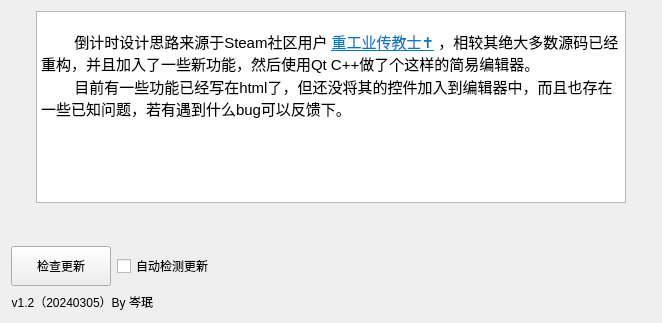
     <widget class="QWidget" name="tab_4">
      <attribute name="title">
       <string>关于</string>
      </attribute>
      <layout class="QVBoxLayout" name="verticalLayout_14">
       <item>
        <layout class="QHBoxLayout" name="horizontalLayout_24">
         <item>
          <spacer name="horizontalSpacer_18">
           <property name="orientation">
            <enum>Qt::Horizontal</enum>
           </property>
           <property name="sizeType">
            <enum>QSizePolicy::Preferred</enum>
           </property>
           <property name="sizeHint" stdset="0">
            <size>
             <width>13</width>
             <height>20</height>
            </size>
           </property>
          </spacer>
         </item>
         <item>
          <widget class="QTextBrowser" name="textBrowser">
           <property name="maximumSize">
            <size>
             <width>590</width>
             <height>16777215</height>
            </size>
           </property>
           <property name="html">
            <string>&lt;!DOCTYPE HTML PUBLIC &quot;-//W3C//DTD HTML 4.0//EN&quot; &quot;http://www.w3.org/TR/REC-html40/strict.dtd&quot;&gt;
&lt;html&gt;&lt;head&gt;&lt;meta name=&quot;qrichtext&quot; content=&quot;1&quot; /&gt;&lt;meta charset=&quot;utf-8&quot; /&gt;&lt;style type=&quot;text/css&quot;&gt;
p, li { white-space: pre-wrap; }
hr { height: 1px; border-width: 0; }
li.unchecked::marker { content: &quot;\2610&quot;; }
li.checked::marker { content: &quot;\2612&quot;; }
&lt;/style&gt;&lt;/head&gt;&lt;body style=&quot; font-family:'Microsoft YaHei UI'; font-size:9pt; font-weight:400; font-style:normal;&quot;&gt;
&lt;p style=&quot;-qt-paragraph-type:empty; margin-top:0px; margin-bottom:0px; margin-left:0px; margin-right:0px; -qt-block-indent:0; text-indent:0px;&quot;&gt;&lt;br /&gt;&lt;/p&gt;
&lt;p style=&quot; margin-top:0px; margin-bottom:0px; margin-left:0px; margin-right:0px; -qt-block-indent:0; text-indent:0px;&quot;&gt;&lt;span style=&quot; font-size:11pt;&quot;&gt;        倒计时设计思路来源于Steam社区用户 &lt;/span&gt;&lt;a href=&quot;https://steamcommunity.com/id/zhanggongpu/&quot;&gt;&lt;span style=&quot; font-size:11pt; text-decoration: underline; color:#0078d4;&quot;&gt;重工业传教士✝&lt;/span&gt;&lt;/a&gt;&lt;span style=&quot; font-size:11pt;&quot;&gt; ，相较其绝大多数源码已经重构，并且加入了一些新功能，然后使用Qt C++做了个这样的简易编辑器。&lt;/span&gt;&lt;/p&gt;
&lt;p style=&quot; margin-top:0px; margin-bottom:0px; margin-left:0px; margin-right:0px; -qt-block-indent:0; text-indent:0px;&quot;&gt;&lt;span style=&quot; font-size:11pt;&quot;&gt;        目前有一些功能已经写在html了，但还没将其的控件加入到编辑器中，而且也存在一些已知问题，若有遇到什么bug可以反馈下。&lt;/span&gt;&lt;/p&gt;
&lt;p align=&quot;right&quot; style=&quot;-qt-paragraph-type:empty; margin-top:0px; margin-bottom:0px; margin-left:0px; margin-right:0px; -qt-block-indent:0; text-indent:0px; font-size:11pt;&quot;&gt;&lt;br /&gt;&lt;/p&gt;&lt;/body&gt;&lt;/html&gt;</string>
           </property>
          </widget>
         </item>
         <item>
          <spacer name="horizontalSpacer_19">
           <property name="orientation">
            <enum>Qt::Horizontal</enum>
           </property>
           <property name="sizeType">
            <enum>QSizePolicy::Preferred</enum>
           </property>
           <property name="sizeHint" stdset="0">
            <size>
             <width>13</width>
             <height>20</height>
            </size>
           </property>
          </spacer>
         </item>
        </layout>
       </item>
       <item>
        <spacer name="verticalSpacer_11">
         <property name="orientation">
          <enum>Qt::Vertical</enum>
         </property>
         <property name="sizeHint" stdset="0">
          <size>
           <width>20</width>
           <height>37</height>
          </size>
         </property>
        </spacer>
       </item>
       <item>
        <layout class="QHBoxLayout" name="horizontalLayout_19">
         <item>
          <widget class="QPushButton" name="check_update">
           <property name="minimumSize">
            <size>
             <width>100</width>
             <height>40</height>
            </size>
           </property>
           <property name="maximumSize">
            <size>
             <width>100</width>
             <height>40</height>
            </size>
           </property>
           <property name="text">
            <string>检查更新</string>
           </property>
          </widget>
         </item>
         <item>
          <widget class="QCheckBox" name="checkBox">
           <property name="maximumSize">
            <size>
             <width>100</width>
             <height>22</height>
            </size>
           </property>
           <property name="text">
            <string>自动检测更新</string>
           </property>
          </widget>
         </item>
         <item>
          <spacer name="horizontalSpacer_17">
           <property name="orientation">
            <enum>Qt::Horizontal</enum>
           </property>
           <property name="sizeHint" stdset="0">
            <size>
             <width>368</width>
             <height>20</height>
            </size>
           </property>
          </spacer>
         </item>
        </layout>
       </item>
       <item>
        <layout class="QHBoxLayout" name="horizontalLayout_18">
         <item>
          <widget class="QLabel" name="label_17">
           <property name="text">
            <string>v1.2（20240305）By 岑珉</string>
           </property>
           <property name="alignment">
            <set>Qt::AlignRight|Qt::AlignTrailing|Qt::AlignVCenter</set>
           </property>
          </widget>
         </item>
         <item>
          <spacer name="horizontalSpacer_15">
           <property name="orientation">
            <enum>Qt::Horizontal</enum>
           </property>
           <property name="sizeHint" stdset="0">
            <size>
             <width>498</width>
             <height>20</height>
            </size>
           </property>
          </spacer>
         </item>
        </layout>
       </item>
      </layout>
      <zorder>verticalSpacer_11</zorder>
     </widget>
